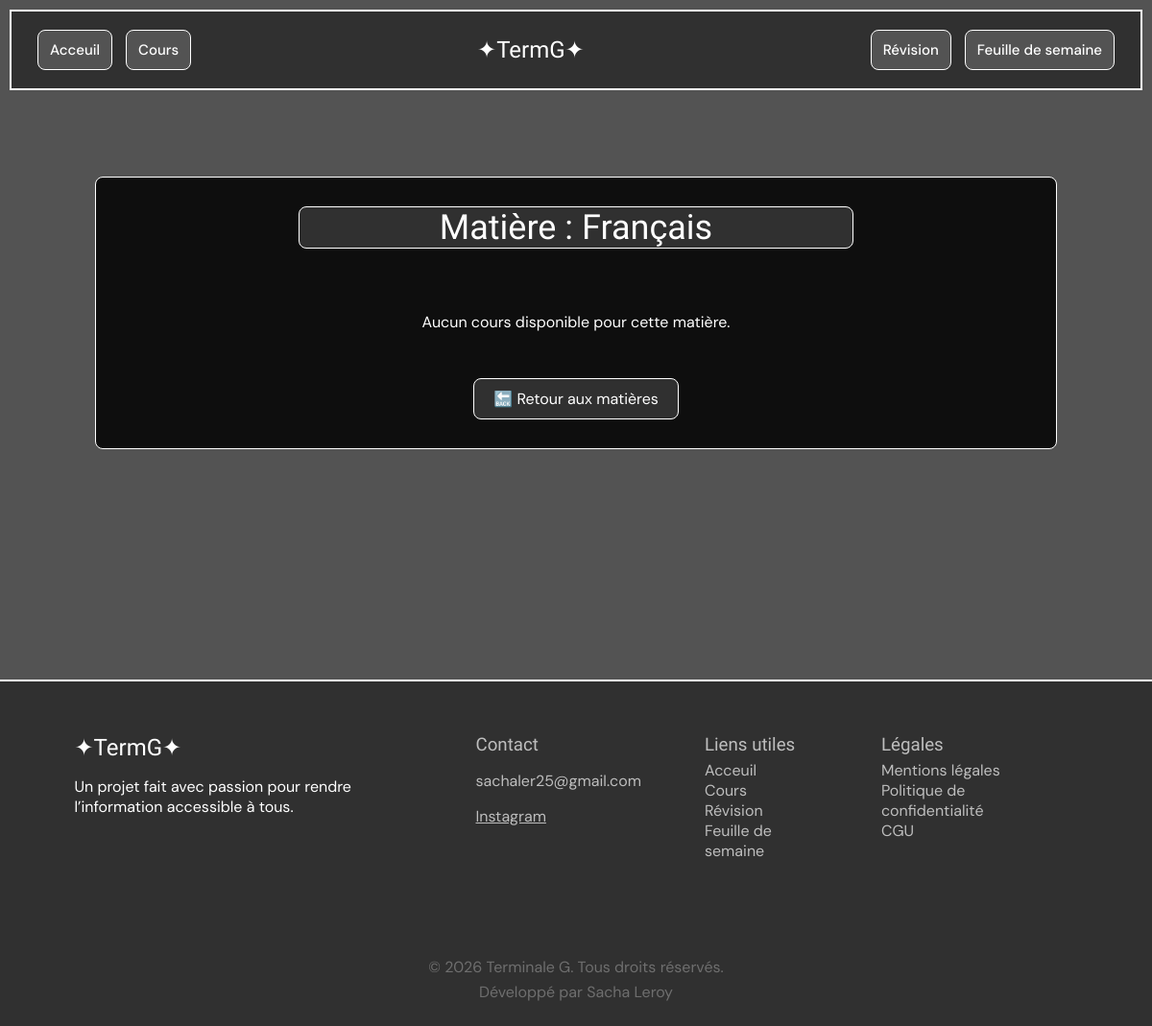
The app's page /cours/matiere/2, older data.
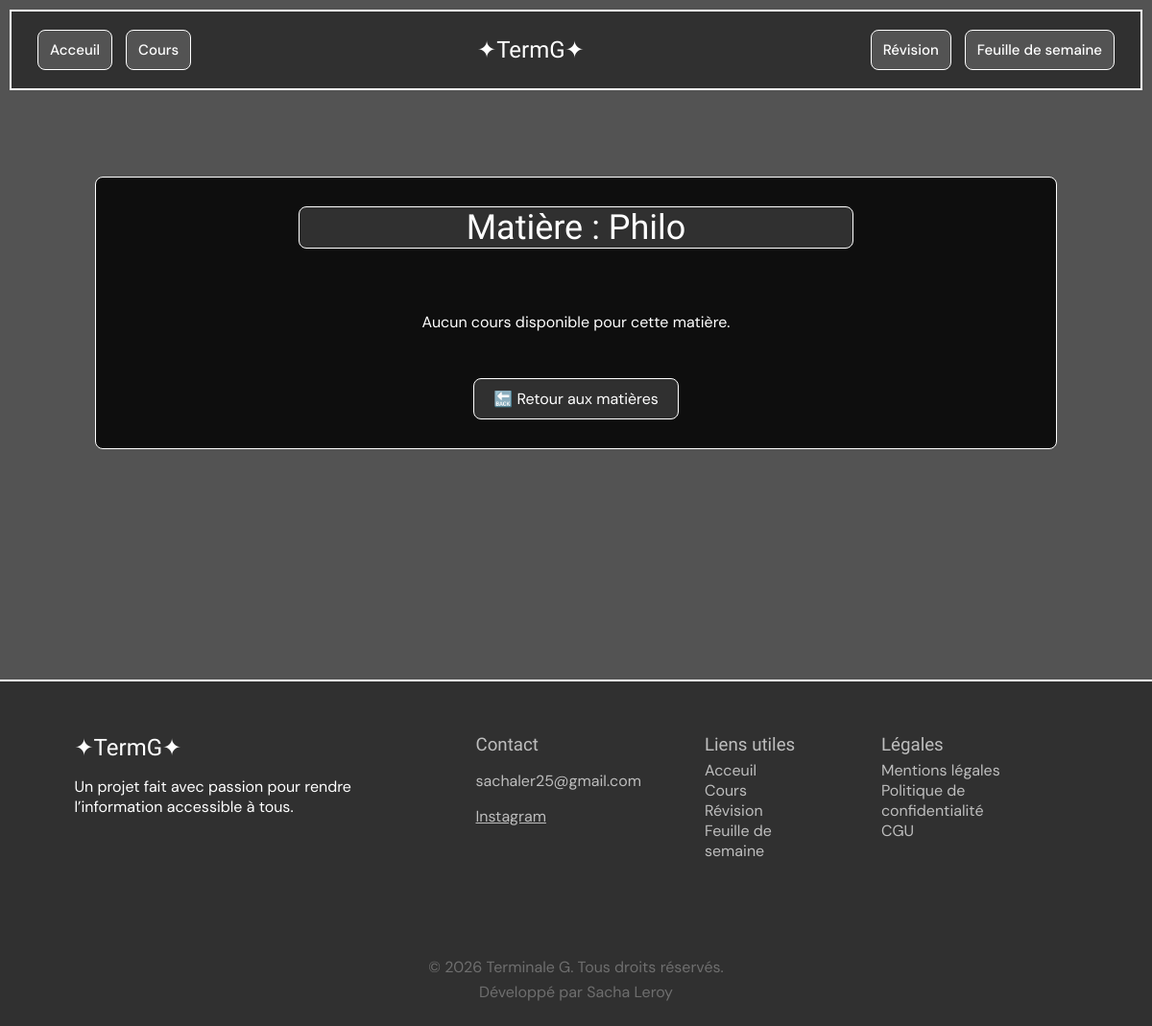
The same page, newer data.
### tables this page shows
CREATE TABLE matiere (
    id_matiere INTEGER PRIMARY KEY AUTOINCREMENT,
    nom TEXT NOT NULL UNIQUE
);

### server.py (the view)
@app.route("/cours/matiere/<int:id_matiere>", methods=["GET"])
def matiere(id_matiere):
    matiere = get_matiere_by_id(id_matiere)
    nom = matiere["nom"]
    cours = get_cours_by_matiere(id_matiere)
    return render_template("cours/matiere.html", name=nom, cours=cours)

### db/cours_service.py (called while the page is built)
def get_cours_by_matiere(id_matiere):
    db = get_db()
    cours = db.execute(
        "SELECT * FROM cours WHERE id_matiere = ? ORDER BY date DESC",
        (id_matiere,)
    ).fetchall()
    db.close()
    return cours

### db/db.py (called while the page is built)
def get_db() -> sqlite3.Connection:
    conn = sqlite3.connect(DB_PATH)
    conn.row_factory = sqlite3.Row
    return conn

### db/matiere_service.py (called while the page is built)
def get_matiere_by_id(id_matiere):
    db = get_db()
    matiere = db.execute(
        "SELECT * FROM matiere WHERE id_matiere = ?",
        (id_matiere,)
    ).fetchone()
    db.close()
    return matiere

### templates/cours/matiere.html (shortened to what this page needs)
<!DOCTYPE html>
<html lang="fr">
<head>
    <link rel="stylesheet" href="/static/style.css">
</head>
<body>
    <header class="header">
        <nav class="header_links">
            <a href="/" class="header__link">Acceuil</a>
            <a href="/cours/" class="header__link">Cours</a>
        </nav>
        <h1 class="header_title">✦TermG✦</h1>
        <nav class="header_links">
            <a href="/revision/" class="header__link">Révision</a>
            <a href="/static/feuille_de_semaine.pdf" target="_blank" class="header__link">Feuille de semaine</a>
        </nav>
    </header>
    <main>
        <section class="matiere-section">
            <h1 class="matiere-title">Matière : {{ name }}</h1>
            {% if cours|length == 0 %}
            <p class="matiere__no-cours">Aucun cours disponible pour cette matière.</p>
            {% endif %}
            <a class="matiere__link-back" href="{{ url_for('cours') }}">🔙 Retour aux matières</a>
        </section>
    </main>
    <footer class="footer">
        <div class="footer-container">
            <div class="footer-top">
                <h2 class="footer-title">✦TermG✦</h2>
                <p class="footer-desc">Un projet fait avec passion pour rendre l’information accessible à tous.</p>
            </div>
            <div class="footer-content">
                <div class="section-contact section-footer">
                    <h3 class="--contact-titre footer-title">Contact</h3>
                    <p class="--contact-mail">sachaler25@gmail.com</p>
                    <a class="--contact-insta" href="https://www.instagram.com/sachalry_/" target="_blank">Instagram</a>
                </div>
                <div class="section-liens section-footer">
                    <h3 class="--liens-titre footer-title">Liens utiles</h3>
                    <ul class="--liens-liste">
                        <li><a href="/" class="--liens-lien">Acceuil</a></li>
                        <li><a href="/cours/" class="--liens-lien">Cours</a></li>
                        <li><a href="/revision/" class="--liens-lien">Révision</a></li>
                        <li><a href="/static/feuille_de_semaine.pdf" target="_blank" class="--liens-lien">Feuille de semaine</a></li>
                    </ul>
                </div>
                <div class="section-legales section-footer">
                    <h3 class="--legales-titre footer-title">Légales</h3>
                    <ul class="--legales-liste">
                        <li><a href="/static/mentions_legales.html" class="--legales-lien">Mentions légales</a></li>
                        <li><a href="/static/politique_de_confidentialite.html" class="--legales-lien">Politique de confidentialité</a></li>
                        <li><a href="/static/cgu.html" class="--legales-lien">CGU</a></li>
                    </ul>
                </div>
            </div>
        </div>
        <div class="footer-bottom">
            <p class="footer-copy">© 2026 Terminale G. Tous droits réservés.</p>
            <p class="footer-author">Développé par Sacha Leroy</p>
        </div>
    </footer>
</body>
</html>

Row changes from the older to the newer data that the page shows:
changed matiere: nom "Français" → "Philo"
